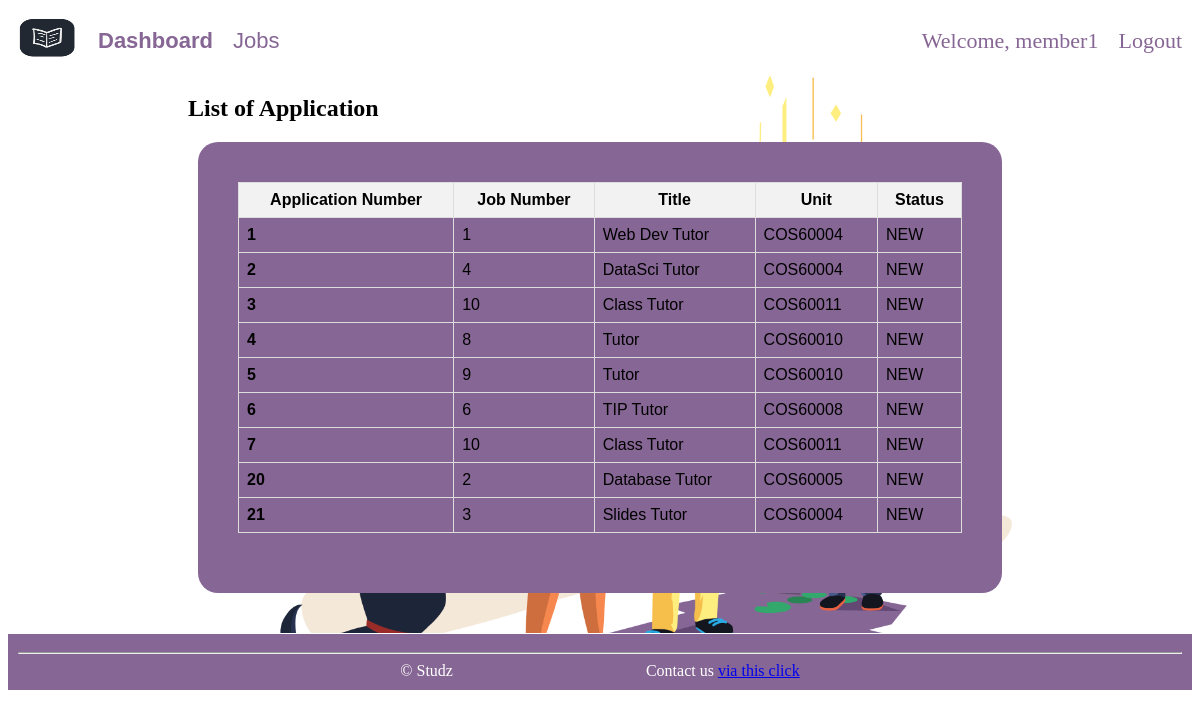
Page /homepageAsMember.php (signed in) on the committed database.
### tables this page shows
CREATE TABLE `application` (
  `applicationId` int(11) NOT NULL,
  `memberId` int(11) NOT NULL,
  `jobId` int(11) NOT NULL,
  `cv` varchar(255) NOT NULL,
  `availability` varchar(255) NOT NULL,
  `preferences` varchar(255) DEFAULT NULL,
  `status` varchar(255) NOT NULL DEFAULT 'NEW'
);

CREATE TABLE `job` (
  `jobId` int(11) NOT NULL,
  `unit` varchar(30) NOT NULL,
  `description` varchar(255) DEFAULT NULL,
  `title` varchar(255) NOT NULL
);

### homepageAsMember.php (the view, shortened to what this page needs)
<!DOCTYPE html>
<html lang="en">
  <head>
    <link rel="stylesheet" href="style/style.css">
  </head>
  <body>
    <div class="container">
      <div class="navbar">
          <a href="index.php">
              <img src="images/icon.png" alt="Icon" class="navbar-logo">
          </a>
          <a href="homepageAsMember.php"><strong>Dashboard</strong></a>
          <a href="jobs.php">Jobs</a>
          <?php
              if (!isset($_SESSION["username"])) {
                header("location: loginAsMember.php");
              } else{
                $username = $_SESSION["username"];
                $memberId = $_SESSION["memberId"];
                echo"<div class='navbar-right'>";
                echo "<a>Welcome, $username</a>";
                echo"<a href='logout.php'>Logout</a>";
                echo"</div>";
                require_once("settings.php");
                $connection = @mysqli_connect($host, $user, $pwd, $sql_db) or die("<p>Database connection failure.</p>");
                function returnTable($result) {
                  echo "<table id='job_table'>\n";
                  echo "<thead>\n"
                      . "<tr>\n"
                      . "<th>Application Number</th>\n"
                      . "<th>Job Number</th>\n"
                      . "<th>Title</th>\n"
                      . "<th>Unit</th>\n"
                      . "<th>Status</th>\n"
                      . "</tr>\n"
                      . "</thead>\n";
                  echo "<tbody>\n";
                  while ($row = mysqli_fetch_assoc($result)) {
                      echo "<tr>\n"
                          . "<td>" . $row["applicationId"] . "</td>\n"
                          . "<td>" . $row["jobId"] . "</td>\n"
                          . "<td>" . $row["title"] . "</td>\n"
                          . "<td>" . $row["unit"] . "</td>\n"
                          . "<td>" . $row["status"] . "</td>\n";
                  }
                  echo "</tbody>\n";
                  echo "</table>\n";
                }
                $query = "SELECT A.applicationId, A.status, J.title, J.unit, J.jobId FROM `application` as A,`job`as J WHERE memberId LIKE '$memberId' AND
                A.jobId = J.jobId";
                $result = mysqli_query($connection, $query);
              }
          ?>
      </div>
      <div class="card-container" >
        <h2>List of Application</h2>
        <div class="card-container-inner">
          <?php
            if (!$result || mysqli_num_rows($result) === 0) {
              echo "<p>There are no job applications under this name yet.</p>";
            }
            else {
                returnTable($result);
            }
          ?>
        </div>
      </div>
    </div>
    <div class="footer">
      <hr>
      <span>
          &copy;
          Studz
      </span>
      <span style="padding-left: 5cm;">
          Contact us
          <a href="mailto:104479251@student.swin.edu.au">via this click</a>
      </span>
    </div>
  </body>
</html>

### style/style.css (style rules this page uses)
.navbar { background-color: white; overflow: hidden; display: flex; align-items: center; padding: 0px; border:0px; font-size: 22px; font-family: Arial, Helvetica, sans-serif; }
.navbar-logo { width: 60px; height: 40px; }
.navbar a { color: #333; text-decoration: none; padding:10px; color: rgb(134, 102, 148); }
.navbar-right { margin-left: auto; font-family: 'Times New Roman', Times, serif ; }
.footer { padding: 10px; color: white; background-color: rgb(134, 102, 148); text-align: center; }
.card-container { display: flex; flex-wrap: wrap; justify-content: space-between; flex-direction: column; background-image: url(./images/123.png); background-size: cover; border-radius: 10px; margin: 1px 180px 1px 180px; }
.card-container-inner { background-color: rgb(134, 102, 148); padding: 40px; border-radius: 20px; margin-bottom: 40px; margin-right: 10px; margin-left: 10px; flex: 1 1 0px; font-family: "Raleway", sans-serif; }
#job_table { width: 100%; border-collapse: collapse; margin-bottom: 20px; }
#job_table th, #job_table td { border: 1px solid #ddd; padding: 8px; }
#job_table th { background-color: #f2f2f2; }
#job_table td:first-child { font-weight: bold; }

### rows in the picture
application: applicationId "1", jobId.jobId "1", jobId.title "Web Dev Tutor", jobId.unit "COS60004", status "NEW"
application: applicationId "2", jobId.jobId "4", jobId.title "DataSci Tutor", jobId.unit "COS60004", status "NEW"
application: applicationId "3", jobId.jobId "10", jobId.title "Class Tutor", jobId.unit "COS60011", status "NEW"
application: applicationId "4", jobId.jobId "8", jobId.title "Tutor", jobId.unit "COS60010", status "NEW"
application: applicationId "5", jobId.jobId "9", jobId.title "Tutor", jobId.unit "COS60010", status "NEW"
application: applicationId "6", jobId.jobId "6", jobId.title "TIP Tutor", jobId.unit "COS60008", status "NEW"
application: applicationId "7", jobId.jobId "10", jobId.title "Class Tutor", jobId.unit "COS60011", status "NEW"
application: applicationId "20", jobId.jobId "2", jobId.title "Database Tutor", jobId.unit "COS60005", status "NEW"
application: applicationId "21", jobId.jobId "3", jobId.title "Slides Tutor", jobId.unit "COS60004", status "NEW"

### other values in the picture
$username "member1"
